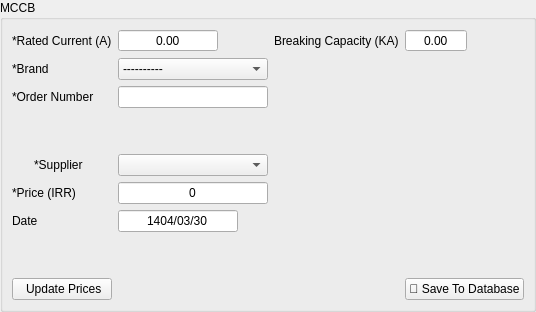
      <widget class="QWidget" name="mccb">
       <layout class="QGridLayout" name="gridLayout_15">
        <property name="leftMargin">
         <number>0</number>
        </property>
        <property name="topMargin">
         <number>0</number>
        </property>
        <property name="rightMargin">
         <number>0</number>
        </property>
        <property name="bottomMargin">
         <number>0</number>
        </property>
        <item row="0" column="0">
         <widget class="QGroupBox" name="groupBox_7">
          <property name="title">
           <string>MCCB</string>
          </property>
          <layout class="QGridLayout" name="gridLayout_13">
           <item row="1" column="4">
            <widget class="QLabel" name="label_56">
             <property name="text">
              <string>Breaking Capacity (KA)</string>
             </property>
            </widget>
           </item>
           <item row="1" column="6">
            <spacer name="horizontalSpacer_4">
             <property name="orientation">
              <enum>Qt::Horizontal</enum>
             </property>
             <property name="sizeType">
              <enum>QSizePolicy::Minimum</enum>
             </property>
             <property name="sizeHint" stdset="0">
              <size>
               <width>40</width>
               <height>20</height>
              </size>
             </property>
            </spacer>
           </item>
           <item row="8" column="0" colspan="2">
            <widget class="QLabel" name="label_57">
             <property name="text">
              <string>*Price (IRR)</string>
             </property>
            </widget>
           </item>
           <item row="4" column="0" colspan="2">
            <widget class="QLabel" name="label_53">
             <property name="text">
              <string>*Order Number</string>
             </property>
            </widget>
           </item>
           <item row="11" column="5" colspan="2">
            <widget class="QPushButton" name="mccb_save_btn">
             <property name="maximumSize">
              <size>
               <width>150</width>
               <height>16777215</height>
              </size>
             </property>
             <property name="text">
              <string>💾 Save To Database</string>
             </property>
            </widget>
           </item>
           <item row="5" column="3">
            <spacer name="verticalSpacer_14">
             <property name="orientation">
              <enum>Qt::Vertical</enum>
             </property>
             <property name="sizeType">
              <enum>QSizePolicy::Minimum</enum>
             </property>
             <property name="sizeHint" stdset="0">
              <size>
               <width>20</width>
               <height>40</height>
              </size>
             </property>
            </spacer>
           </item>
           <item row="6" column="1">
            <widget class="QLabel" name="label_52">
             <property name="text">
              <string>*Supplier</string>
             </property>
            </widget>
           </item>
           <item row="1" column="3">
            <widget class="QDoubleSpinBox" name="mccb_current">
             <property name="minimumSize">
              <size>
               <width>62</width>
               <height>0</height>
              </size>
             </property>
             <property name="maximumSize">
              <size>
               <width>100</width>
               <height>16777215</height>
              </size>
             </property>
             <property name="alignment">
              <set>Qt::AlignCenter</set>
             </property>
             <property name="buttonSymbols">
              <enum>QAbstractSpinBox::NoButtons</enum>
             </property>
            </widget>
           </item>
           <item row="3" column="3">
            <widget class="QComboBox" name="mccb_brand">
             <item>
              <property name="text">
               <string>----------</string>
              </property>
             </item>
             <item>
              <property name="text">
               <string>Schneider Electric</string>
              </property>
             </item>
             <item>
              <property name="text">
               <string>Siemens</string>
              </property>
             </item>
             <item>
              <property name="text">
               <string>Hyundai</string>
              </property>
             </item>
            </widget>
           </item>
           <item row="4" column="3">
            <widget class="QLineEdit" name="mccb_order_number">
             <property name="minimumSize">
              <size>
               <width>150</width>
               <height>0</height>
              </size>
             </property>
            </widget>
           </item>
           <item row="6" column="3">
            <widget class="QComboBox" name="mccb_supplier_list"/>
           </item>
           <item row="10" column="4">
            <spacer name="verticalSpacer_7">
             <property name="orientation">
              <enum>Qt::Vertical</enum>
             </property>
             <property name="sizeHint" stdset="0">
              <size>
               <width>20</width>
               <height>40</height>
              </size>
             </property>
            </spacer>
           </item>
           <item row="1" column="5">
            <widget class="QDoubleSpinBox" name="mccb_breaking_capacity">
             <property name="minimumSize">
              <size>
               <width>62</width>
               <height>0</height>
              </size>
             </property>
             <property name="maximumSize">
              <size>
               <width>100</width>
               <height>16777215</height>
              </size>
             </property>
             <property name="alignment">
              <set>Qt::AlignCenter</set>
             </property>
             <property name="buttonSymbols">
              <enum>QAbstractSpinBox::NoButtons</enum>
             </property>
            </widget>
           </item>
           <item row="1" column="0" colspan="2">
            <widget class="QLabel" name="label_55">
             <property name="text">
              <string>*Rated Current (A)</string>
             </property>
            </widget>
           </item>
           <item row="3" column="0" colspan="2">
            <widget class="QLabel" name="label_54">
             <property name="text">
              <string>*Brand</string>
             </property>
            </widget>
           </item>
           <item row="8" column="3">
            <widget class="QLineEdit" name="mccb_price">
             <property name="text">
              <string>0</string>
             </property>
             <property name="alignment">
              <set>Qt::AlignCenter</set>
             </property>
            </widget>
           </item>
           <item row="6" column="0">
            <widget class="QPushButton" name="mccb_add_supplier_btn">
             <property name="maximumSize">
              <size>
               <width>16</width>
               <height>16</height>
              </size>
             </property>
             <property name="styleSheet">
              <string notr="true">QPushButton {
    background-color: rgba(0, 0, 0, 0); /* Fully transparent background */
    border: none;                      /* Optional: remove the border */
}
QPushButton:hover {
	color: #d3dae3;
	padding: 2px;
	background-color: #F77F00;
}

QPushButton:pressed {
	color: #d3dae3;
	padding: 2px;
	background-color: #F77F00;
}
QPushButton:pressed {
	color: #d3dae3;
	padding: 2px;
	background-color: #2c2f2f;
}</string>
             </property>
             <property name="text">
              <string/>
             </property>
             <property name="icon">
              <iconset>
               <normaloff>../../assets/plus.png</normaloff>../../assets/plus.png</iconset>
             </property>
            </widget>
           </item>
           <item row="11" column="0" colspan="2">
            <widget class="QPushButton" name="update_mccb_prices_btn">
             <property name="maximumSize">
              <size>
               <width>150</width>
               <height>16666</height>
              </size>
             </property>
             <property name="toolTip">
              <string/>
             </property>
             <property name="styleSheet">
              <string notr="true"/>
             </property>
             <property name="text">
              <string> Update Prices</string>
             </property>
             <property name="icon">
              <iconset>
               <normaloff>../../assets/refresh.png</normaloff>../../assets/refresh.png</iconset>
             </property>
             <property name="iconSize">
              <size>
               <width>17</width>
               <height>17</height>
              </size>
             </property>
            </widget>
           </item>
           <item row="9" column="0" colspan="2">
            <widget class="QLabel" name="label_93">
             <property name="maximumSize">
              <size>
               <width>73</width>
               <height>16777215</height>
              </size>
             </property>
             <property name="text">
              <string>Date</string>
             </property>
            </widget>
           </item>
           <item row="9" column="3">
            <widget class="QLineEdit" name="mccb_price_date">
             <property name="maximumSize">
              <size>
               <width>120</width>
               <height>16777215</height>
              </size>
             </property>
             <property name="text">
              <string>1404/03/30</string>
             </property>
             <property name="alignment">
              <set>Qt::AlignCenter</set>
             </property>
            </widget>
           </item>
          </layout>
         </widget>
        </item>
       </layout>
      </widget>
